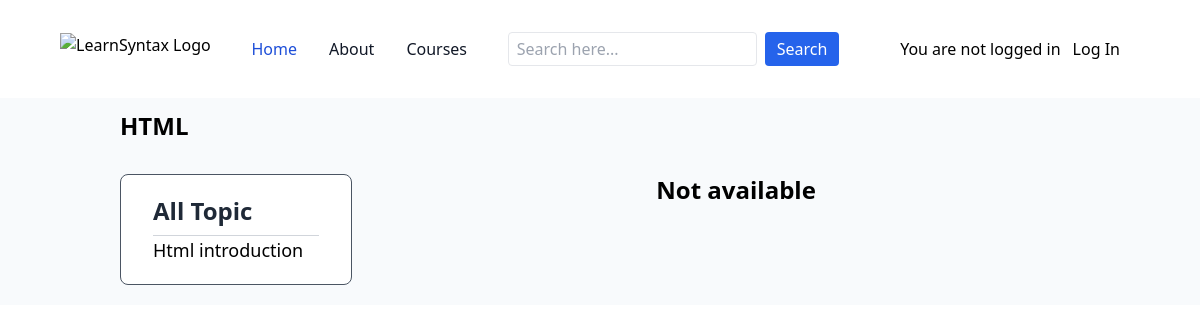
The app's page /content/html/3/html-introducton/3/, older data.
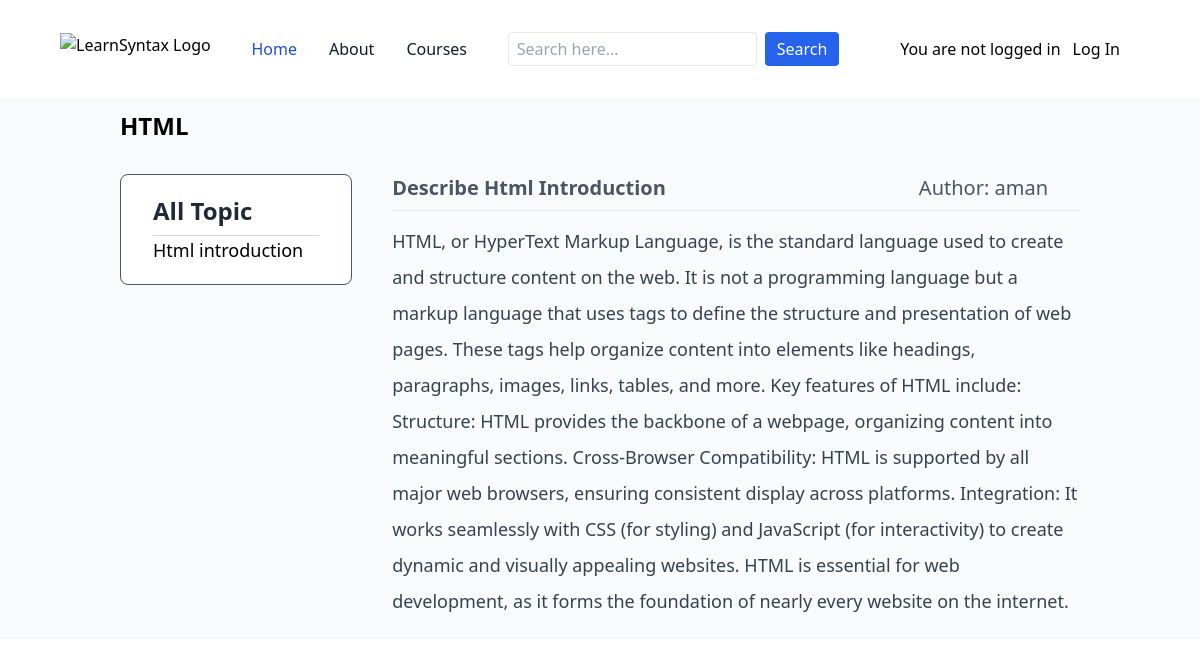
The same page, newer data.
### tutorial/models.py (models this page shows, shortened)
class Topic(models.Model):
    course = models.ForeignKey(Course, on_delete=models.CASCADE, null=True, blank=True, related_name='topics')
    slug = models.SlugField(blank=True, null=True)
    topic_name = models.CharField(max_length=200)
    description = models.TextField()

class Content(models.Model):
    STATUS_CHOICES = (
        ('draft', 'Draft'),
        ('published', 'Published'),
    )
    course = models.ForeignKey(Course, on_delete=models.CASCADE, null=True, blank=True, related_name='contents')
    topic = models.ForeignKey(Topic, on_delete=models.CASCADE, null=True, blank=True, related_name='contents')
    title = models.CharField(max_length=200)
    slug = models.SlugField(blank=True, null=True)
    content = models.TextField()
    status = models.CharField(max_length=10, choices=STATUS_CHOICES, default='draft')
    author = models.ForeignKey(User, on_delete=models.CASCADE, null=True, blank=True)

class User(AbstractUser):
    ROLE_CHOICES = (
        ('teacher', 'Teacher'),
        ('student', 'Student'),
    )
    role = models.CharField(max_length=20, choices=ROLE_CHOICES, default='student')

### tutorial/views.py (the view)
# urls.py: path("content/<str:course_slug>/<int:course_id>/<str:topic_slug>/<int:topic_id>/", content, name="contentdetails"),
def content(request, course_slug, course_id, topic_slug, topic_id):
    course = Course.objects.get(id=course_id)
    topics = Topic.objects.filter(course=course_id)
    contents = Content.objects.filter(topic=topic_id,status="published")
    return render(request, 'public/content.html', { "courses":course, "topics":topics, "contents" :contents})

### tutorial/templates/public/content.html
{% extends 'public/base.html' %}
{% block content %}
<div class="flex w-full flex-col  px-[10%] bg-slate-50">
    <a href="{% url 'homepage' %}" class="text-2xl font-bold mt-3">{{ courses.name }}</a>
    <div class="w-full flex gap-10 py-5 mt-3">
        <div class="w-3/12 flex flex-col self-start bg-white border border-gray-600 rounded-lg divide-y divide-gray-300 gap-2 px-8 py-5">
            <h1 class="text-2xl font-semibold text-gray-800">All Topic</h1>
            {% for topic in topics %}
            <a href="{% url 'contentdetails' courses.slug courses.id topic.slug topic.id %}"
                class="text-lg font-normal hover:text-blue-500">{{ topic.topic_name }}</a>
            {% empty %}
            <p class="text-gray-600 text-center w-full">No courses topic available</p>
            {% endfor %}
        </div>
        <div class="w-9/12">
            {% for content in contents %}
            <div class="flex flex-1 justify-between">
                <h1 class="text-xl font-bold text-gray-600 "> {{content.title}} </h1>
                <p class="text-xl font-normal text-gray-600 pr-8  ">Author: {{content.author}}</p>
            </div>
            <hr class="mt-2 ">
            <p class="mt-3 text-lg font-normal text-gray-700 leading-loose">{{content.content|safe}}</p>
            {% empty %}
            <h1 class="text-2xl font-bold text-center items-center">Not available</h1>
            {% endfor %}
        </div>
    </div>
</div>
{% endblock content %}

Row changes from the older to the newer data that the page shows:
added Content: title "Describe Html Introduction", author "aman", content "HTML, or HyperText Markup Language, is the standard language used to create and structure content on the web. It is not a programming language but a markup language that uses tags to define the structure and presentation of web pages. These tags help organize content into elements like headings, paragraphs, images, links, tables, and more. Key features of HTML include: Structure: HTML provides the backbone of a webpage, organizing content into meaningful sections. Cross-Browser Compatibility: HTML is supported by all major web browsers, ensuring consistent display across platforms. Integration: It works seamlessly with CSS (for styling) and JavaScript (for interactivity) to create dynamic…"
Text that changed along with them:
text no longer shown: "Not available"
